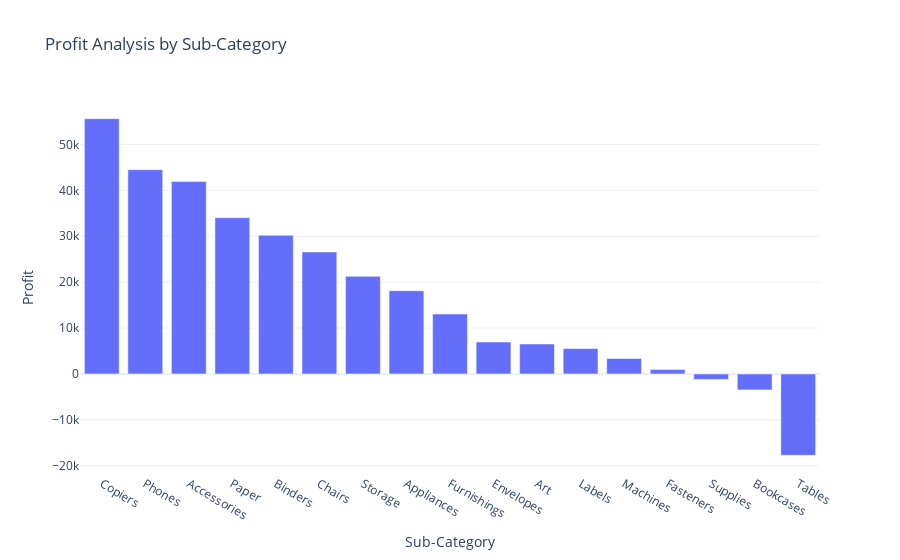

The notebook cell saved with this chart:
### Markdown cell above
# 6.Profit Analysis by Sub Category

### Code cell
sale=df.groupby(['Sub-Category'],as_index=False)['Profit'].sum().sort_values(by='Profit',ascending=False)
fig=px.bar(sale,x='Sub-Category',y='Profit',title='Profit Analysis by Sub-Category')
fig.show()

### Figure 1 — Plotly figure (JSON) as saved in the notebook; plotly's stock layout.template omitted (floating-point values rounded to 4 significant figures)
{"data": [{"hovertemplate": "Sub-Category=%{x}<br>Profit=%{y}<extra></extra>", "legendgroup": "", "marker": {"color": "#636efa", "pattern": {"shape": ""}}, "name": "", "orientation": "v", "showlegend": false, "textposition": "auto", "type": "bar", "x": ["Copiers", "Phones", "Accessories", "Paper", "Binders", "Chairs", "Storage", "Appliances", "Furnishings", "Envelopes", "Art", "Labels", "Machines", "Fasteners", "Supplies", "Bookcases", "Tables"], "xaxis": "x", "y": [55620.0, 44520.0, 41940.0, 34050.0, 30220.0, 26590.0, 21280.0, 18140.0, 13060.0, 6964.0, 6528.0, 5546.0, 3385.0, 949.5, -1189.0, -3473.0, -17730.0], "yaxis": "y"}], "layout": {"barmode": "relative", "legend": {"tracegroupgap": 0}, "title": {"text": "Profit Analysis by Sub-Category"}, "xaxis": {"anchor": "y", "domain": [0, 1], "title": {"text": "Sub-Category"}}, "yaxis": {"anchor": "x", "domain": [0, 1], "title": {"text": "Profit"}}}}
